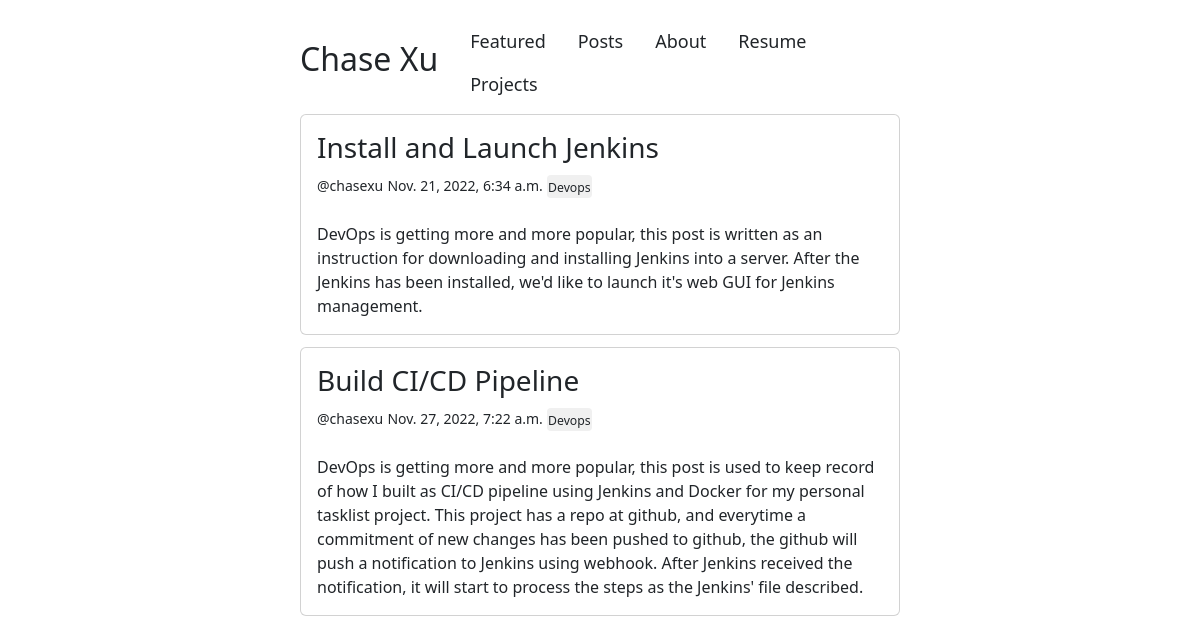
Screenshot of /post/category/2/ with the database file from the repository.
### blog/models.py (models this page shows, shortened)
class Post(models.Model):
    title = models.CharField(max_length=100)
    slug = models.SlugField(null=True)
    overview = models.TextField()
    timestamp = models.DateTimeField(auto_now_add=True)
    content = QuillField()
    author = models.ForeignKey(Author, on_delete=models.CASCADE)
    thumbnail = models.ImageField(blank=True)
    categories = models.ManyToManyField(Category, related_name='Post')
    featured = models.BooleanField()

class Author(models.Model):
    user = models.OneToOneField(User, on_delete=models.CASCADE)
    def __str__(self):
        return self.user.username

class Category(models.Model):
    title = models.CharField(max_length=20)
    subtitle = models.CharField(max_length=20, null=True)
    slug = models.SlugField(null=True)
    thumbnail = models.ImageField(blank=True)
    def __str__(self):
        return self.title

### blog/views.py (the view)
# urls.py: path('/category/<int:category>', views.category_post_list, name='category'),
def category_post_list (request, category):
    posts = Post.objects.filter(categories=category)
    context = {
        'posts': posts
    }
    return render(request, 'category.html', context)

### templates/category.html (shortened to what this page needs)
{%extends 'base.html'%}
{%block category%}
<div id="category">
    {%if posts%}
    {%for obj in posts%}
        <div class='card' >
            <div class="card-body">
                <h3 class="card-title" style="cursor: pointer;" onclick="location.href='{%url 'post' obj.id%}'">{{obj.title}}</h3>
                <small>@{{obj.author}}</small> <small>{{obj.timestamp}}</small>
                {% for cat in obj.categories.all%}
                    <button class="btn btn-sm" onclick="location.href='{%url 'category' cat.id%}'"><small>{{cat}}</small></button>
                {%endfor%}
                <br>
                <br>
                <p class="card-text">{{obj.overview}}</p>
            </div>
        </div>
    {%endfor%}
    {%endif%}
</div>
{%endblock%}

### templates/base.html (style rules this page uses)
body { margin-bottom: 20%; }

### templates/category.html (style rules this page uses)
.card { margin-bottom: 2%; }
.btn { background: rgb(240, 240, 240); padding: 0; }

### rows the page displays
Post: title "Install and Launch Jenkins", author "chasexu", timestamp "Nov. 21, 2022, 6:34 a.m.", overview "DevOps is getting more and more popular, this post is written as an instruction for downloading and installing Jenkins into a server. After the Jenkins has been installed, we'd like to launch it's web GUI for Jenkins management."
Category: title "Devops"
Post: title "Build CI/CD Pipeline", author "chasexu", timestamp "Nov. 27, 2022, 7:22 a.m.", overview "DevOps is getting more and more popular, this post is used to keep record of how I built as CI/CD pipeline using Jenkins and Docker for my personal tasklist project. This project has a repo at github, and everytime a commitment of new changes has been pushed to github, the github will push a notification to Jenkins using webhook. After Jenkins received the notification, it will start to process the steps as the Jenkins' file described."
